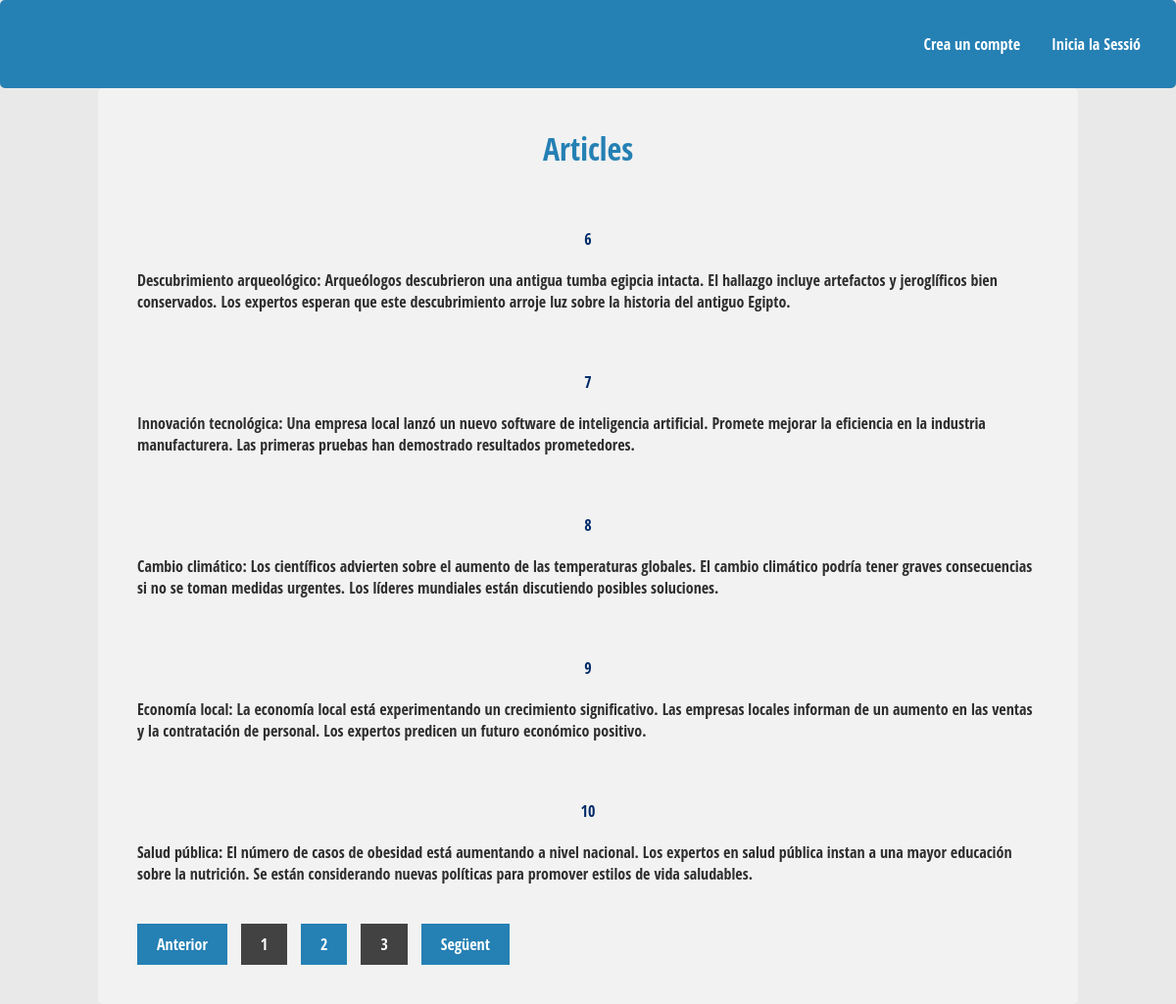
The page /?pagina=2 on the database as committed earlier.
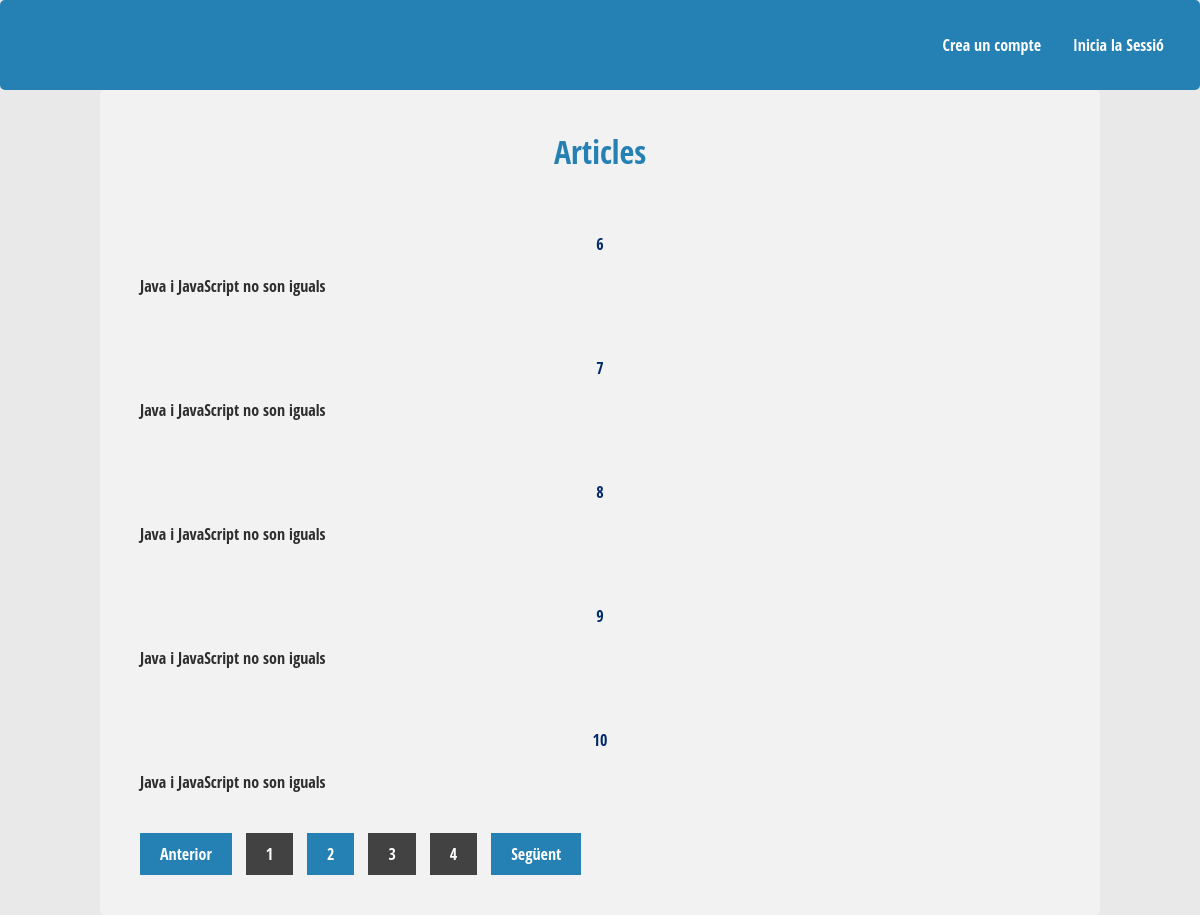
The same page on the database as committed later.
### tables this page shows
CREATE TABLE IF NOT EXISTS `articles` (
  `id` int(200) NOT NULL AUTO_INCREMENT,
  `article` text NOT NULL,
  PRIMARY KEY (`id`)
);

### index.php (called while the page is built, shortened)
<?php
  if (isset($_GET['articles'])) {
    $limit = $_GET['articles'];
  } else {
    $limit = 5;
  }
  $pagina = isset($_GET['pagina']) && is_numeric($_GET['pagina']) ? $_GET['pagina'] : 1;
  $iLimit = ($pagina-1)*$limit;
  $connexio =  conectar();
  $stmt = $connexio->prepare("SELECT * FROM articles");
  $stmt->execute();
  $totalResultats = $stmt->rowCount();
  $totalPagines = ceil($totalResultats/$limit);
$stmt = $connexio->prepare('SELECT * FROM articles ORDER BY id LIMIT ?, ?');
$stmt->bindParam(1, $iLimit, PDO::PARAM_INT);
$stmt->bindParam(2, $limit, PDO::PARAM_INT);
$stmt->execute();
$articles = $stmt->fetchAll();
require 'Vista/index.vista.php';
?>

### Vista/index.vista.php (the view, shortened to what this page needs)
<!DOCTYPE html>
<html lang="en">
<head>
	<link rel="stylesheet" href="./Estils/estils.css">
</head>
<body>
<div class="navbar">
    <a href="./Controlador/logar.php">Inicia la Sessió</a>
    <a href="./Controlador/registrar.php">Crea un compte</a>
</div>
<div class="contenidor">
		<h1>Articles</h1>
		<?php foreach($articles as $article): ?>
  <div class="article">
    <h4><?php echo $article['id'];?></h4>
    <p><?php echo $article['article'];?></p>
  </div>
<?php endforeach; ?>
<div class="paginacio">
<ul>
  <?php if ($pagina > 1): ?>
   <li class="active"> <a href='<?php echo "?pagina=".($pagina-1); ?>' >Anterior</a> </li>
  <?php else: ?>
  <li class="disabled"> <a>Anterior</a> </li>
  <?php endif; ?>
  <?php for($i = 1; $i <= $totalPagines; $i++): ?>
    <?php if ($pagina == $i): ?>
     <li class="active"> <a ><?php echo $i; ?></a></li>
    <?php else: ?>
     <li> <a href='<?php echo "?pagina=".$i; ?>'><?php echo $i; ?></a> </li>
    <?php endif; ?>
  <?php endfor; ?>
  <?php if ($pagina < $totalPagines): ?>
   <li class="active"> <a href='<?php echo "?pagina=".($pagina+1); ?>'>Següent</a></li>
  <?php else: ?>
   <li class="disabled"> <a>Següent</a> </li>
  <?php endif; ?>
	</ul>
</div>
</div>
</body>
</html>

Rows that differ between the two databases and show on the page:
changed articles id 6: article "Descubrimiento arqueológico: Arqueólogos descubrieron una antigua tumba egipcia intacta. El hallazgo incluye artefactos y jeroglíficos bien conservados. Los expertos esperan que este descubrimiento arroje luz sobre la historia del antiguo Egipto." → "Java i JavaScript no son iguals"
changed articles id 7: article "Innovación tecnológica: Una empresa local lanzó un nuevo software de inteligencia artificial. Promete mejorar la eficiencia en la industria manufacturera. Las primeras pruebas han demostrado resultados prometedores." → "Java i JavaScript no son iguals"
changed articles id 8: article "Cambio climático: Los científicos advierten sobre el aumento de las temperaturas globales. El cambio climático podría tener graves consecuencias si no se toman medidas urgentes. Los líderes mundiales están discutiendo posibles soluciones." → "Java i JavaScript no son iguals"
changed articles id 9: article "Economía local: La economía local está experimentando un crecimiento significativo. Las empresas locales informan de un aumento en las ventas y la contratación de personal. Los expertos predicen un futuro económico positivo." → "Java i JavaScript no son iguals"
changed articles id 10: article "Salud pública: El número de casos de obesidad está aumentando a nivel nacional. Los expertos en salud pública instan a una mayor educación sobre la nutrición. Se están considerando nuevas políticas para promover estilos de vida saludables." → "Java i JavaScript no son iguals"
Other text that changed with them:
new list line: "4"
